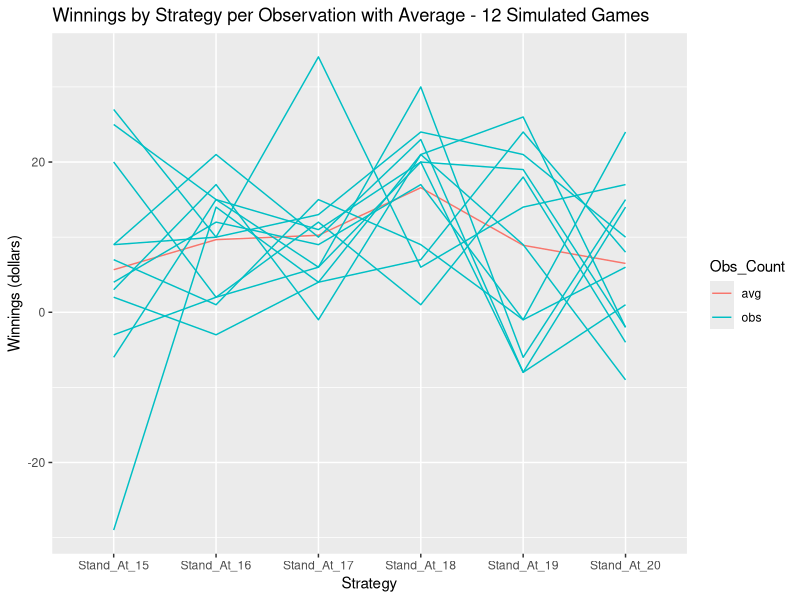
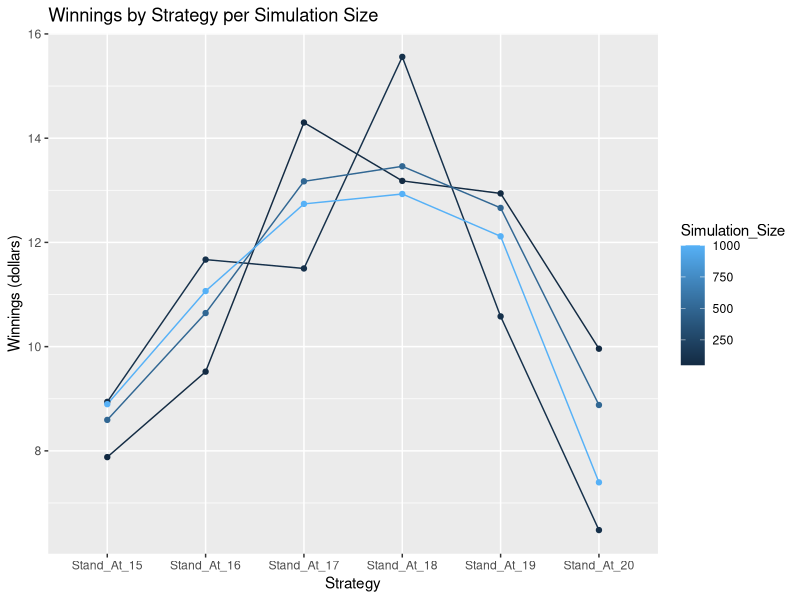
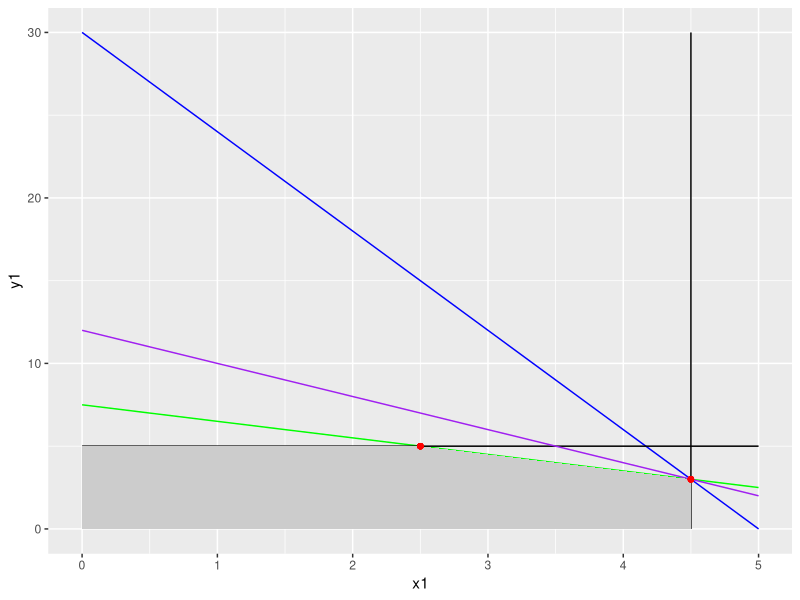
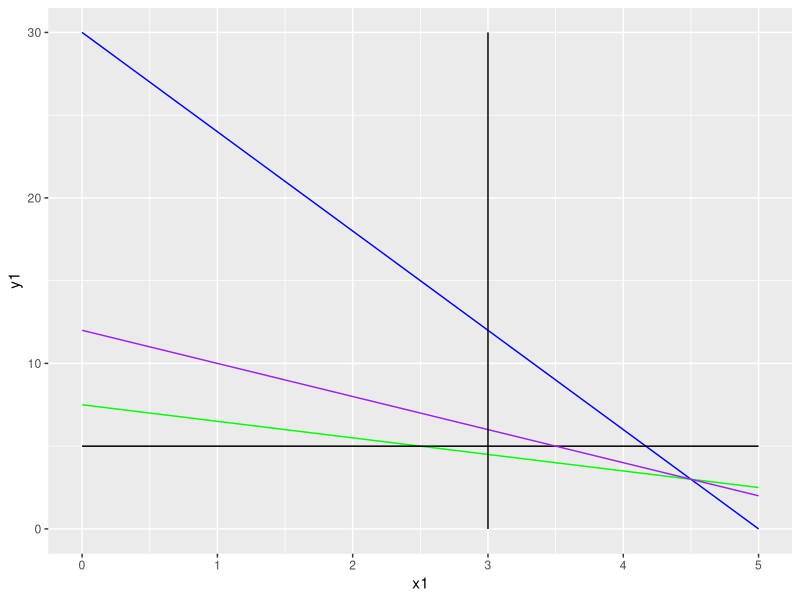
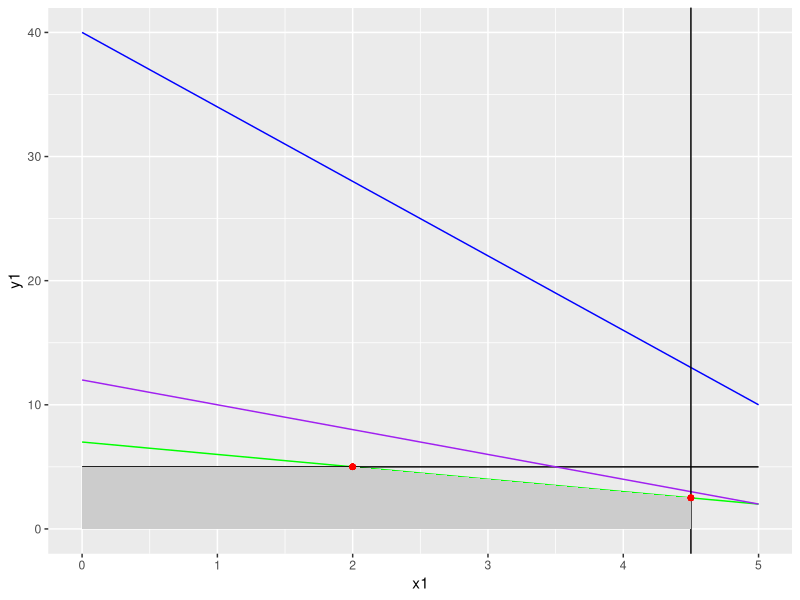
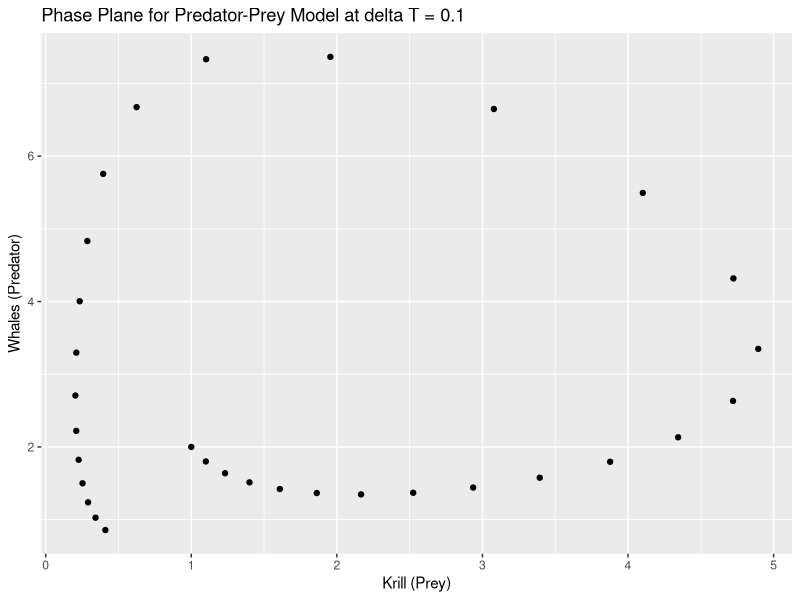
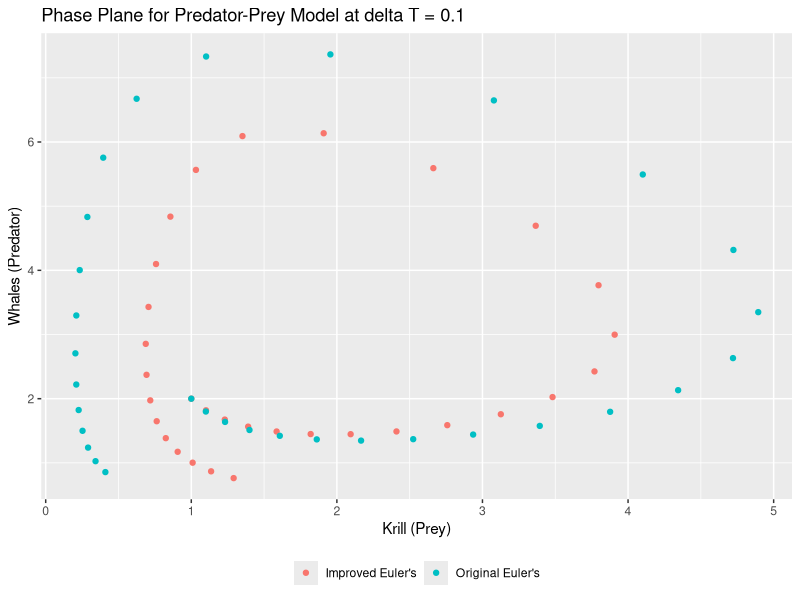

Here is the R script that generated these plots, in order:
## ---- chunk 1
#add required packages
library(ggplot2)
library(knitr)
library(reshape2)
## ---- chunk 2
deal_card <- function(dc_deck,full2_deck){
  dc_last_round_flag <- 0
  if (length(dc_deck) == 0) {
    dc_last_round_flag <- 1
    dc_deck <- full2_deck
  }
  dc_card <- sample(dc_deck,1,FALSE)
  dc_deck <- dc_deck [! dc_deck %in% dc_card | duplicated(dc_deck)]
  return(list(dc_card,dc_deck,dc_last_round_flag))
}
## ---- chunk 3
dealer_hand <- function(dh_deck,full2_deck) {
  dh_hand <- 0
  dh_last_round_flag <- 0
  dh_count <- 1
  while (sum(dh_hand) < 17) {
    dh_deal <- deal_card(dh_deck,full2_deck)
    dh_hand[dh_count] <- dh_deal[[1]]
    dh_deck <- dh_deal[[2]]
    if (dh_deal[[3]] == 1) {dh_last_round_flag <- dh_deal[[3]]}
    dh_count <- dh_count+1
    #aces become ones if the hand is greater than 21
    if(sum(dh_hand) > 21) {
      if(11 %in% dh_hand) {
        dh_hand[match(11,dh_hand)] <- 1
      }
    }
  }    
  return(list(dh_hand,dh_deck,dh_last_round_flag))
}
## ---- chunk 4
player_hand <- function(ph_deck,full2_deck,p_threshold) {
  ph_hand <- 0
  ph_count <- 1
  ph_last_round_flag <- 0
  while (sum(ph_hand) < p_threshold) {
    ph_deal <- deal_card(ph_deck,full2_deck)
    ph_hand[ph_count] <- ph_deal[[1]]
    ph_deck <- ph_deal[[2]]
    if (ph_deal[[3]] == 1) {ph_last_round_flag <- ph_deal[[3]]}
    ph_count <- ph_count+1
    #aces become ones if the hand is greater than 21
    if(sum(ph_hand) > 21) {
      if(11 %in% ph_hand) {
        ph_hand[match(11,ph_hand)] <- 1
      }
    }
  }  
  return(list(ph_hand,ph_deck,ph_last_round_flag))
}
## ---- chunk 5
round_of_play <- function(rop_deck,full2_deck,p_threshold) { 
  #dealer hand
  d_result <- dealer_hand(rop_deck,full2_deck)
  d_hand <- d_result[[1]]
  rop_deck <- d_result[[2]]
  last_round_flag_d <- d_result[[3]]
  #player hand
  p_result <- player_hand(rop_deck,full2_deck,p_threshold)
  p_hand <- p_result[[1]]
  rop_deck <- p_result[[2]]
  last_round_flag_p <- p_result[[3]]
  
  if (last_round_flag_d == 1 || last_round_flag_p == 1) {
    rop_last_round_flag <- 1
  } else {
    rop_last_round_flag <- 0
  }
  return(list(d_hand,p_hand,rop_deck,rop_last_round_flag))
}
## ---- chunk 6
play_two_decks <- function(ptd_deck,full2_deck,p_threshold) {
  
  round_counter <- 1
  ptd_last_round_flag <- 0 
  result_list.names <- c("Dealer_Hand", "Player_Hand")
  result_list <- vector("list", length(result_list.names))
  names(result_list) <- result_list.names
  
  while (ptd_last_round_flag != 1) {
    round_result <- round_of_play(ptd_deck,full2_deck,p_threshold)
    result_list$Dealer_Hand[round_counter] <- list(round_result[[1]])
    result_list$Player_Hand[round_counter] <- list(round_result[[2]])
    ptd_deck <- round_result[[3]]
    ptd_last_round_flag <- round_result[[4]]
    round_counter <- round_counter+1
  }
  return(result_list)  
}
## ---- chunk 7
build_outcome_vector <- function(bov_one_set) {
  
  winner <- numeric(length(bov_one_set$Dealer_Hand))
  
  for (i in 1:length(bov_one_set$Dealer_Hand)) {
    d_Hand <- sum(bov_one_set$Dealer_Hand[[i]])
    p_Hand <- sum(bov_one_set$Player_Hand[[i]])
    if(d_Hand < 22) {
      if(p_Hand < 22) {
        if(d_Hand > p_Hand) {
          winner[i] <- 1  
        } else if (d_Hand < p_Hand) {
            winner[i] <- 2
        } else if (d_Hand == p_Hand) {
            winner[i] <- 0
        }
      } else if(p_Hand >= 22) {
          winner[i] <- 1     
      }
    } else if(d_Hand >= 22){
            winner[i] <- 2 #if dealer goes bust player wins automatically
      } 
  }
  return(winner)
}
## ---- chunk 8
calculate_player_winnings <- function(results) {
  
  winnings <- numeric(length(results))
  
  for(i in 1:length(results)) {
    if (results[i] == 0) winnings[i] <- 0
    if (results[i] == 1) winnings[i] <- -2
    if (results[i] == 2) winnings[i] <- 3      
  }
  return(winnings)
}
## ---- chunk 9
play_two_deck_game <- function(ptdg_deck,p_threshold){
  #create a list of outcomes per round after running through a two full decks
  one_set <- play_two_decks(ptdg_deck,ptdg_deck,p_threshold)
  #build a vector to capture the result of each hand
  #dealer wins (1), player wins (2), no winner (0)
  outcome_vector <- build_outcome_vector(one_set)
  player_winnings <- 0
  #use the outcome vector to calculate the winnings based on 
  #the betting strategy provided
  player_winnings <- calculate_player_winnings(outcome_vector)
  return(sum(player_winnings))
}
## ---- chunk 10
create_output <- function(co_deck,num_runs) {

  obsCount <- numeric(num_runs)
  vec15 <- numeric(num_runs)
  vec16 <- numeric(num_runs)
  vec17 <- numeric(num_runs)
  vec18 <- numeric(num_runs)
  vec19 <- numeric(num_runs)
  vec20 <- numeric(num_runs)
  for (i in 1:num_runs){
    obsCount[i] <- i
    vec15[i] <- play_two_deck_game(co_deck,15)
    vec16[i] <- play_two_deck_game(co_deck,16)
    vec17[i] <- play_two_deck_game(co_deck,17)
    vec18[i] <- play_two_deck_game(co_deck,18)
    vec19[i] <- play_two_deck_game(co_deck,19)
    vec20[i] <- play_two_deck_game(co_deck,20)
  }
  output <- data.frame("Obs_Count"= obsCount, "Stand_At_15"=vec15,
                     "Stand_At_16"=vec16,"Stand_At_17"=vec17,
                     "Stand_At_18"=vec18,"Stand_At_19"=vec19,
                     "Stand_At_20"=vec20)
  return(output)  
}
## ---- chunk 11
two_deck <- c(2,2,2,2,3,3,3,3,4,4,4,4,5,5,5,5,6,6,6,6,7,7,7,7,8,8,8,8,
              9,9,9,9,10,10,10,10,10,10,10,10,10,10,10,10,10,10,10,10,
              11,11,11,11,2,2,2,2,3,3,3,3,4,4,4,4,5,5,5,5,6,6,6,6,
              7,7,7,7,8,8,8,8,9,9,9,9,10,10,10,10,10,10,10,10,10,10,10,
              10,10,10,10,10,11,11,11,11)
## ---- chunk 12
#create a simulation for 12 two deck games as per instructed in the question
n12_output <- create_output(two_deck,12)
#put the average winnings/loses in a vector
n12_output_avg <- c("Stand_At_15"=mean(n12_output$Stand_At_15),
                    "Stand_At_16"=mean(n12_output$Stand_At_16),
                    "Stand_At_17"=mean(n12_output$Stand_At_17),
                    "Stand_At_18"=mean(n12_output$Stand_At_18),
                    "Stand_At_19"=mean(n12_output$Stand_At_19),
                    "Stand_At_20"=mean(n12_output$Stand_At_20))
kk <- kable(n12_output,
            caption = "List of Winnings/Loses per Strategy per Observation (dollars)",
            padding = 0)

#print the results to the screen
kk

#print the average winnings per strategy to the screen
kable(round(n12_output_avg,2), 
      caption = "Average Winnings/Loses per Strategy (dollars)")
## ---- chunk 13
#prepare the data firstly
#add the averages to the bottom of the results
n12_output_full <- rbind(n12_output, c(Obs_Count=0,c(n12_output_avg)))
#convert the data to a long format
n12_output_full <- melt(n12_output_full, 
                     id.vars="Obs_Count", 
                     value.name="value", 
                     variable.name="Strategy")
#add a variable to denote the average vs the standard observations
var <- n12_output_full$Obs_Count
var <- replace(var, var!=0, "obs")
var <- replace(var, var==0, "avg")
n12_output_full$Line_Colour <- var

#create the plot and print it to the screen
gg12 <- ggplot(data=n12_output_full, 
       aes(x=Strategy, y=value, group=Obs_Count, colour=Obs_Count))
gg12 <- gg12 + geom_line(aes(colour=Line_Colour))
gg12 <- gg12 + xlab("Strategy")
gg12 <- gg12 + ylab("Winnings (dollars)")
gg12 <- gg12 + ggtitle("Winnings by Strategy per Observation with Average - 12 Simulated Games")
## ---- chunk 14
#print out the plot
gg12
## ---- chunk 15
#run 50 simulations and store the results
n50_output <- create_output(two_deck,50)
#put the average winnings/loses in a vector
n50_output_avg <- c("Stand_At_15"=mean(n50_output$Stand_At_15),
                      "Stand_At_16"=mean(n50_output$Stand_At_16),
                      "Stand_At_17"=mean(n50_output$Stand_At_17),
                      "Stand_At_18"=mean(n50_output$Stand_At_18),
                      "Stand_At_19"=mean(n50_output$Stand_At_19),
                      "Stand_At_20"=mean(n50_output$Stand_At_20))

#run 100 simulations and store the results
n100_output <- create_output(two_deck,100)
#put the average winnings/loses in a vector
n100_output_avg <- c("Stand_At_15"=mean(n100_output$Stand_At_15),
                      "Stand_At_16"=mean(n100_output$Stand_At_16),
                      "Stand_At_17"=mean(n100_output$Stand_At_17),
                      "Stand_At_18"=mean(n100_output$Stand_At_18),
                      "Stand_At_19"=mean(n100_output$Stand_At_19),
                      "Stand_At_20"=mean(n100_output$Stand_At_20))

#run 500 simulations and store the results
n500_output <- create_output(two_deck,500)
#put the average winnings/loses in a vector
n500_output_avg <- c("Stand_At_15"=mean(n500_output$Stand_At_15),
                      "Stand_At_16"=mean(n500_output$Stand_At_16),
                      "Stand_At_17"=mean(n500_output$Stand_At_17),
                      "Stand_At_18"=mean(n500_output$Stand_At_18),
                      "Stand_At_19"=mean(n500_output$Stand_At_19),
                      "Stand_At_20"=mean(n500_output$Stand_At_20))

#run 1000 simulations and store the results
n1000_output <- create_output(two_deck,1000)
#put the average winnings/loses in a vector
n1000_output_avg <- c("Stand_At_15"=mean(n1000_output$Stand_At_15),
                      "Stand_At_16"=mean(n1000_output$Stand_At_16),
                      "Stand_At_17"=mean(n1000_output$Stand_At_17),
                      "Stand_At_18"=mean(n1000_output$Stand_At_18),
                      "Stand_At_19"=mean(n1000_output$Stand_At_19),
                      "Stand_At_20"=mean(n1000_output$Stand_At_20))
## ---- chunk 16
#put the data in a data frame
plot_df <- rbind(n50_output_avg,
            n100_output_avg,
            n500_output_avg,
            n1000_output_avg)
#remove the row names
row.names(plot_df) <- NULL 
#add a column to record the simulation size
plot_df <- cbind(Simulation_Size=c(50,100,500,1000),plot_df)
#convert the matrix to a data frame
plot_df <- data.frame(plot_df)
#convert the data to long for the plot
plot_df <- melt(plot_df, id.vars="Simulation_Size", 
                value.name="value", 
                variable.name="Strategy")
 
#create the plot and print to the screen
gg <- ggplot(data=plot_df, 
        aes(x=Strategy, y=value, group=Simulation_Size, colour=Simulation_Size))
gg <- gg + geom_line() + geom_point()
gg <- gg + xlab("Strategy")
gg <- gg + ylab("Winnings (dollars)")
gg <- gg + ggtitle("Winnings by Strategy per Simulation Size")
## ---- chunk 17
#print out the plot
gg
## ---- chunk 18
suppressWarnings(suppressMessages(library(ggplot2)))

f1 <- function(x) 30-6*x
f2 <- function(x) 7.5 - x
f3 <- function(x) 5
f4 <- function(x) 12-2*x
x1 = seq(0,5, by = .5)
x0 = rep(4.5,length(x1))
df = data.frame(x1,x0, y1=f1(x1), y2=f2(x1),y3= f3(x1), y4 = f4(x1))
df <-  transform(df, z =pmin(y1,y2,5,y4), z2 = pmin(x1,4.5))
ggplot(df, aes(x = x1)) + 
  geom_line(aes(y = y1), colour = 'blue') +
  geom_line(aes(y = y2), colour = 'green') +
  geom_line(aes(y = y3), colour = 'black') +
  geom_line(aes(y = y4), colour = 'purple') +
  geom_line(aes(y = y1, x = x0), colour = 'black') +
  geom_ribbon(aes(ymin=0, ymax = z, x= z2), fill = 'gray80') +
  geom_point(aes(x = 4.5, y=f1(4.5)), color="red")+
  geom_point(aes(x = 2.5, y=f2(2.5)), color="red")
## ---- chunk 19
f1 <- function(x) 30-6*x
f2 <- function(x) 7.5 - x
f3 <- function(x) 5
f4 <- function(x) 12-2*x
x1 = seq(0,5, by = .5)
x0 = rep(3,length(x1))
df = data.frame(x1,x0, y1=f1(x1), y2=f2(x1),y3= f3(x1), y4 = f4(x1))
df <-  transform(df, z =pmax(pmin(y1,y2,y4),5), z2 = pmax(x1,3))
ggplot(df, aes(x = x1)) + 
  geom_line(aes(y = y1), colour = 'blue') +
  geom_line(aes(y = y2), colour = 'green') +
  geom_line(aes(y = y3), colour = 'black') +
  geom_line(aes(y = y4), colour = 'purple') +
  geom_line(aes(y = y1, x = x0), colour = 'black') +
  geom_ribbon(aes(ymin=5, ymax = z, x= z2), fill = 'gray80')
## ---- chunk 20
f1 <- function(x) 40-6*x
f2 <- function(x) 7 - x
f3 <- function(x) 5
f4 <- function(x) 12-2*x
x1 = seq(0,5, by = .5)
x0 = rep(4.5,length(x1))
df = data.frame(x1,x0, y1=f1(x1), y2=f2(x1),y3= f3(x1), y4 = f4(x1))
df <-  transform(df, z =pmin(y1,y2,5,y4), z2 = pmin(x1,4.5))
ggplot(df, aes(x = x1)) + 
  geom_line(aes(y = y1), colour = 'blue') +
  geom_line(aes(y = y2), colour = 'green') +
  geom_line(aes(y = y3), colour = 'black') +
  geom_line(aes(y = y4), colour = 'purple') +
   geom_vline(xintercept = 4.5) +
  geom_ribbon(aes(ymin=0, ymax = z, x= z2), fill = 'gray80') +
  geom_point(aes(x = 4.5, y=f2(4.5)), color="red")+
  geom_point(aes(x = 2, y=f2(2)), color="red")
## ---- chunk 21
x <- c(1)
y <- c(2)
deltaT <- 0.1
t <- seq(0,3,by=deltaT)

for (i in 1:30){
 x[i+1] <- x[i] + (3*x[i] - x[i]*y[i])*deltaT
 y[i+1] <- y[i] + (x[i]*y[i] - 2*y[i])*deltaT
}

df <- data.frame(t,x,y)

ggplot(df) + 
  geom_point(aes(x=x,y=y)) + 
  ggtitle("Phase Plane for Predator-Prey Model at delta T = 0.1") + 
  xlab("Krill (Prey)") + 
  ylab("Whales (Predator)")
## ---- chunk 22
xstar <- x 
ystar <- y
x <- c(1) # re-initialize vectors
y <- c(2)
deltaT <- 0.1
t <- seq(0,3,by=deltaT)

for (i in 1:30){
 x[i+1] <- x[i] + (3*x[i] - x[i]*y[i] + 3*xstar[i] - xstar[i+1]*ystar[i+1])*deltaT/2
 y[i+1] <- y[i] + (x[i]*y[i] - 2*y[i] + xstar[i+1]*ystar[i+1] - 2*ystar[i+1])*deltaT/2
}

df <- data.frame(t,x,y,xstar,ystar)

ggplot(df) + 
  geom_point(aes(x=x,y=y,color="Improved Euler's")) + 
  geom_point(aes(x=xstar,y=ystar,color="Original Euler's")) + 
  ggtitle("Phase Plane for Predator-Prey Model at delta T = 0.1") + 
  xlab("Krill (Prey)") + 
  ylab("Whales (Predator)") + 
  theme(legend.title = element_blank(),legend.position="bottom")
